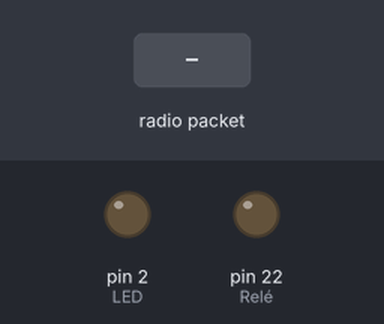
Simulated run of this sketch. Board: Arduino Mega 2560, built with avr-gcc and run on an emulated ATmega2560. On the bench: output pins drawn as LEDs (lit = HIGH). Inputs (shaded band) come from the test bench. No radio packets arrive unless stated; what the sketch prints to the serial monitor is not drawn.

Above: at 1.8 s.
1.9 s: radio packet "1" arrives
At 3.4 s:
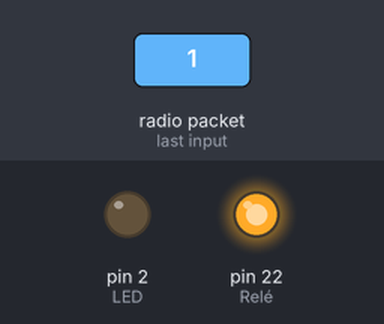
4.5 s: radio packet "0" arrives
At 5.8 s:
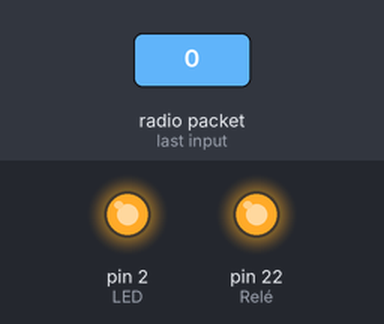
7.5 s: radio packet "2" arrives
At 8.3 s:
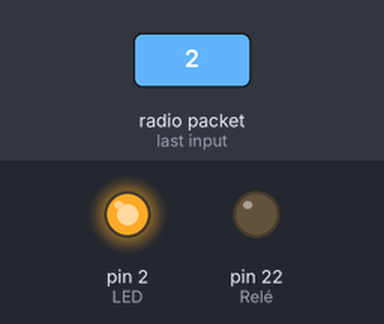
Timing chart, 0 to 10.5 s (numbered marks = the images above; inputs shaded):
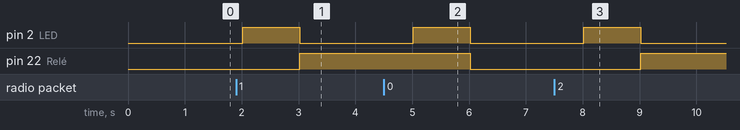

Measured:
- after the input at 1.9 s, pin 2 (LED): LOW → HIGH after 0.12 s, → LOW 1.0 s later; pin 22 (Relé): LOW → HIGH after 1.1 s
- after the input at 4.5 s, pin 2 (LED): LOW → HIGH after 0.52 s, → LOW 1.0 s later; pin 22 (Relé): HIGH → LOW after 1.5 s
- after the input at 7.5 s, pin 2 (LED): LOW → HIGH after 0.52 s, → LOW 1.0 s later; pin 22 (Relé): LOW → HIGH after 1.5 s

The sketch:

Receptor_Rele.ino
```cpp
//Bibliotecas
#include <SPI.h>
#include <LoRa.h>

//Definição dos pinos utilizados pelo LoRa
#define SS 30
#define RST 13
#define D0 11

void setup() {
  //Inicia comunicação serial
  Serial.begin(115200);

  //Configura o LED e o Relé
  pinMode(2, OUTPUT); //LED
  pinMode(22, OUTPUT); //Relé

  //Configura os pinos do Lora
  LoRa.setPins(SS, RST, D0);

  //Configurando a frequência do LoRa
  while (!LoRa.begin(915E6)) {
    Serial.println(" ... ");
    delay(500);
  }

  //Sincroniza LoRa Emissor-Receptor
  LoRa.setSyncWord(0xAA);
  Serial.println("Sincronização Completa");
}

void loop() {

      int packetSize = LoRa.parsePacket();
      if (packetSize)
      {

      //Uma mensagem foi recebida
      Serial.print("Mensagem Recebida");

      //Liga o LED
      digitalWrite(2, HIGH);

      //Leitura da mensagem
      while (LoRa.available())
      {
        String LoRaData = LoRa.readString();
        Serial.print(LoRaData);
      }

      //Altera relé
      if(digitalRead(22)==1)
      {
        digitalWrite(22, LOW);
      }
      else
      {
        digitalWrite(22,HIGH);
      }

      //Desliga o LED
      digitalWrite(2, LOW);
      }

    delay(1000);
}
```
